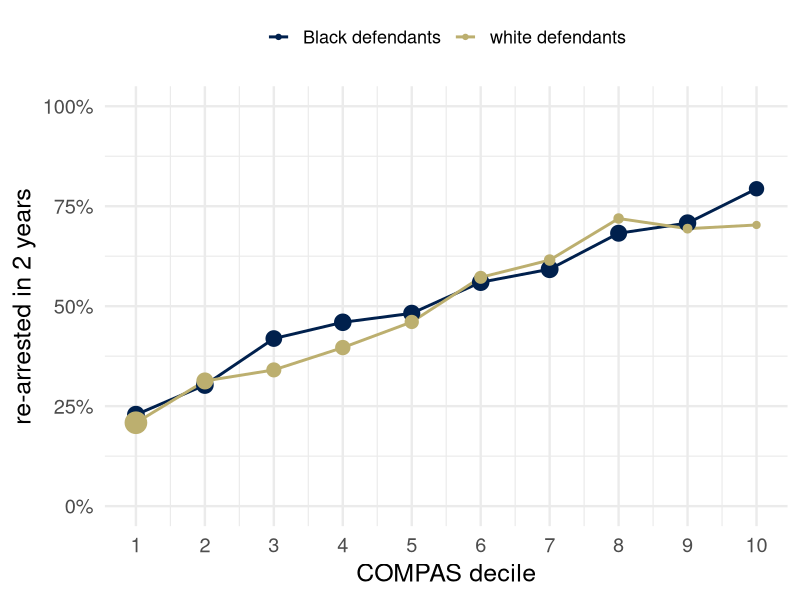

Source code (R):
## ---- chunk 1
library(ggplot2)
library(dplyr)
theme_set(theme_minimal(base_size = 18))
set.seed(313)
# cividis: navy, slate, gray, khaki, gold, yellow (viridisLite::cividis(9)[c(1, 3, 5, 6, 7, 9)])
navy <- "#00204D"; slate <- "#414D6B"; cgray <- "#7C7B78"; khaki <- "#9B9477"; gold <- "#BCAF6F"; yellow <- "#FFEA46"
two <- c(navy, gold)               # the two groups, wherever there are two

# COMPAS, Broward County, Florida: the people in ProPublica's two-year file
# (compas-scores-two-years.csv, github.com/propublica/compas-analysis, 7,214 rows) whose
# race is recorded as African-American or Caucasian (6,150), counted by decile score and
# by whether they were re-arrested within two years. Counts only; no row-level data.
# These counts reproduce the article's table: FPR 44.85 and 23.45, FNR 27.99 and 47.72.
counts <- read.csv("../../files/compas_counts.csv") |>
  mutate(group = factor(race, levels = c("African-American", "Caucasian"),
                        labels = c("Black defendants", "white defendants")))

# The four rates and two predictive values when "higher risk" means decile >= thr.
rates_at <- function(thr) {
  counts |>
    group_by(group) |>
    summarize(total = sum(n),           # not named n: later lines index the count column n
              p = sum(n[two_year_recid == 1]) / total,
              FPR = sum(n[decile >= thr & two_year_recid == 0]) / sum(n[two_year_recid == 0]),
              FNR = sum(n[decile <  thr & two_year_recid == 1]) / sum(n[two_year_recid == 1]),
              TPR = 1 - FNR,
              PPV = sum(n[decile >= thr & two_year_recid == 1]) / sum(n[decile >= thr]),
              NPV = sum(n[decile <  thr & two_year_recid == 0]) / sum(n[decile <  thr]),
              flagged = sum(n[decile >= thr]) / total,
              .groups = "drop") |>
    rename(n = total) |>
    mutate(threshold = thr)
}
at5 <- rates_at(5)
sweep <- bind_rows(lapply(1:10, rates_at))
pct <- function(x) sprintf("%.0f%%", 100 * x)
odds <- function(p) p / (1 - p)
big <- function(x) format(x, big.mark = ",")

# the two-by-two table of each group at the county's cutoff (decile 5 or above)
cells <- counts |>
  mutate(flag = decile >= 5) |>
  group_by(group) |>
  summarize(TP = sum(n[flag & two_year_recid == 1]), FN = sum(n[!flag & two_year_recid == 1]),
            FP = sum(n[flag & two_year_recid == 0]), TN = sum(n[!flag & two_year_recid == 0]),
            .groups = "drop")

# the observed ratio of false positive rates as the identity's three factors
or_p   <- odds(at5$p[1]) / odds(at5$p[2])
or_ppv <- ((1 - at5$PPV[1]) / at5$PPV[1]) / ((1 - at5$PPV[2]) / at5$PPV[2])
r_tpr  <- at5$TPR[1] / at5$TPR[2]

# among those selected at the county's cutoff, the share in deciles 8 to 10, by group
top_share <- counts |>
  filter(decile >= 5) |>
  group_by(group) |>
  summarize(s = sum(n[decile >= 8]) / sum(n), .groups = "drop") |>
  pull(s)
## ---- chunk 2
bind_rows(
  cells |> transmute(group = as.character(group), outcome = "re-arrested",
                     flagged = big(TP), `not flagged` = big(FN), `across the row` = paste("FNR", pct(FN / (TP + FN)))),
  cells |> transmute(group = as.character(group), outcome = "not re-arrested",
                     flagged = big(FP), `not flagged` = big(TN), `across the row` = paste("FPR", pct(FP / (FP + TN))))) |>
  arrange(group, desc(outcome == "re-arrested")) |>
  mutate(group = ifelse(duplicated(group), "", group)) |>
  rename(` ` = group, `  ` = outcome) |>
  knitr::kable(align = "llrrr")
## ---- chunk 3
cells |>
  transmute(` ` = as.character(group),
            `re-arrested, of those flagged` = paste0(big(TP), " of ", big(TP + FP), ": PPV ", pct(TP / (TP + FP))),
            `not re-arrested, of those not flagged` = paste0(big(TN), " of ", big(TN + FN), ": NPV ", pct(TN / (TN + FN)))) |>
  knitr::kable(align = "lrr")
## ---- chunk 4
counts |>
  group_by(group, decile) |>
  summarize(total = sum(n), rate = sum(n[two_year_recid == 1]) / total, .groups = "drop") |>
  ggplot(aes(decile, rate, color = group)) +
  geom_line(linewidth = 1) +
  geom_point(aes(size = total)) +
  scale_color_manual(values = two, name = NULL) +
  scale_size_area(max_size = 7, guide = "none") +
  scale_x_continuous(breaks = 1:10) +
  scale_y_continuous(labels = scales::percent_format(accuracy = 1), limits = c(0, 1)) +
  labs(x = "COMPAS decile", y = "re-arrested in 2 years") +
  theme(legend.position = "top", legend.text = element_text(size = 13))
## ---- chunk 5
# labels offset on opposite sides of the two curves; the pair 6 (Black) and 4 (white) circled
rocl <- sweep |>
  filter(threshold >= 2) |>
  mutate(nx = ifelse(group == "Black defendants", -0.022, 0.022),
         ny = ifelse(group == "Black defendants", 0.028, -0.028))
pair64 <- filter(rocl, (group == "Black defendants" & threshold == 6) | (group == "white defendants" & threshold == 4))
at6 <- rates_at(6); at4 <- rates_at(4)
